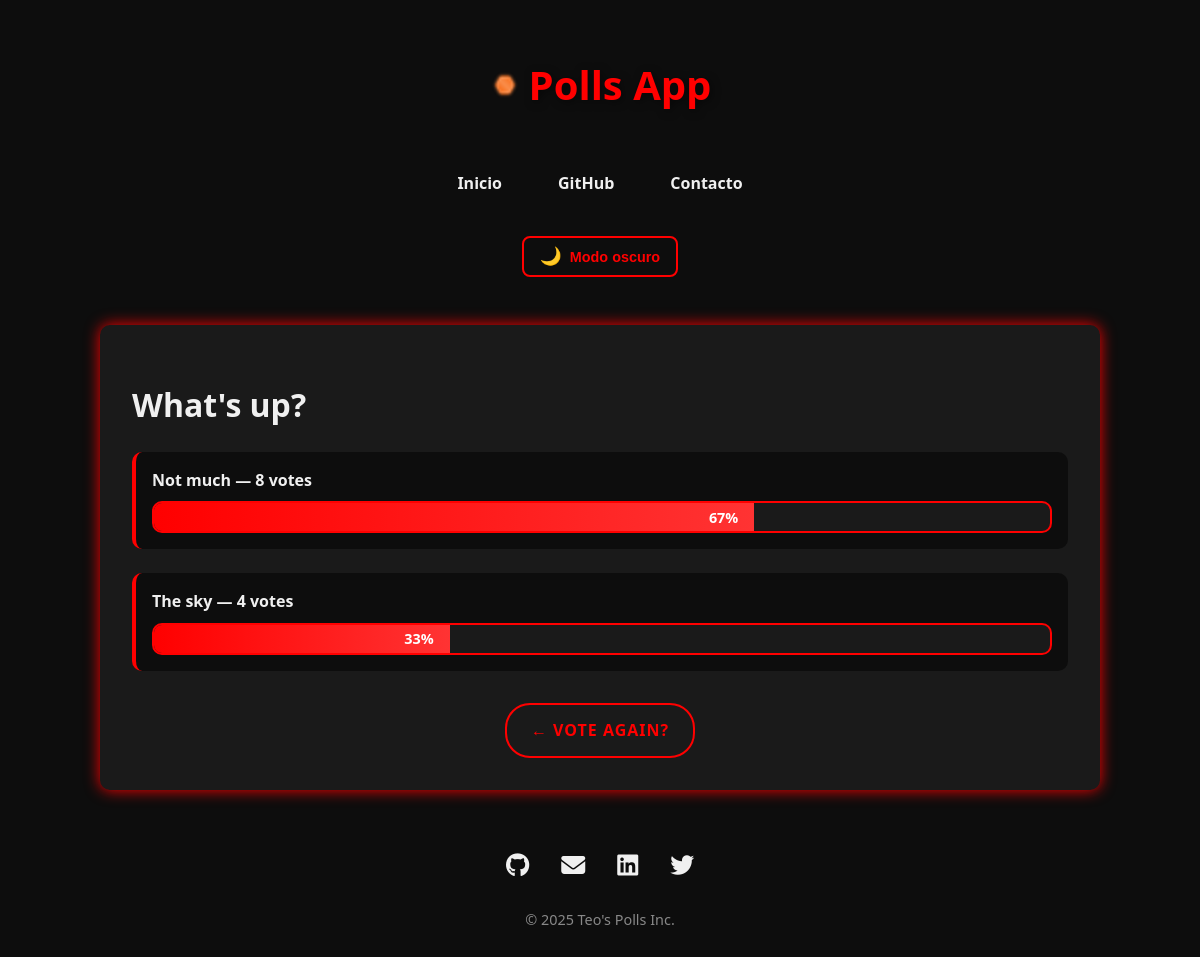
/polls/1/results/, run on an earlier commit of the app's database.
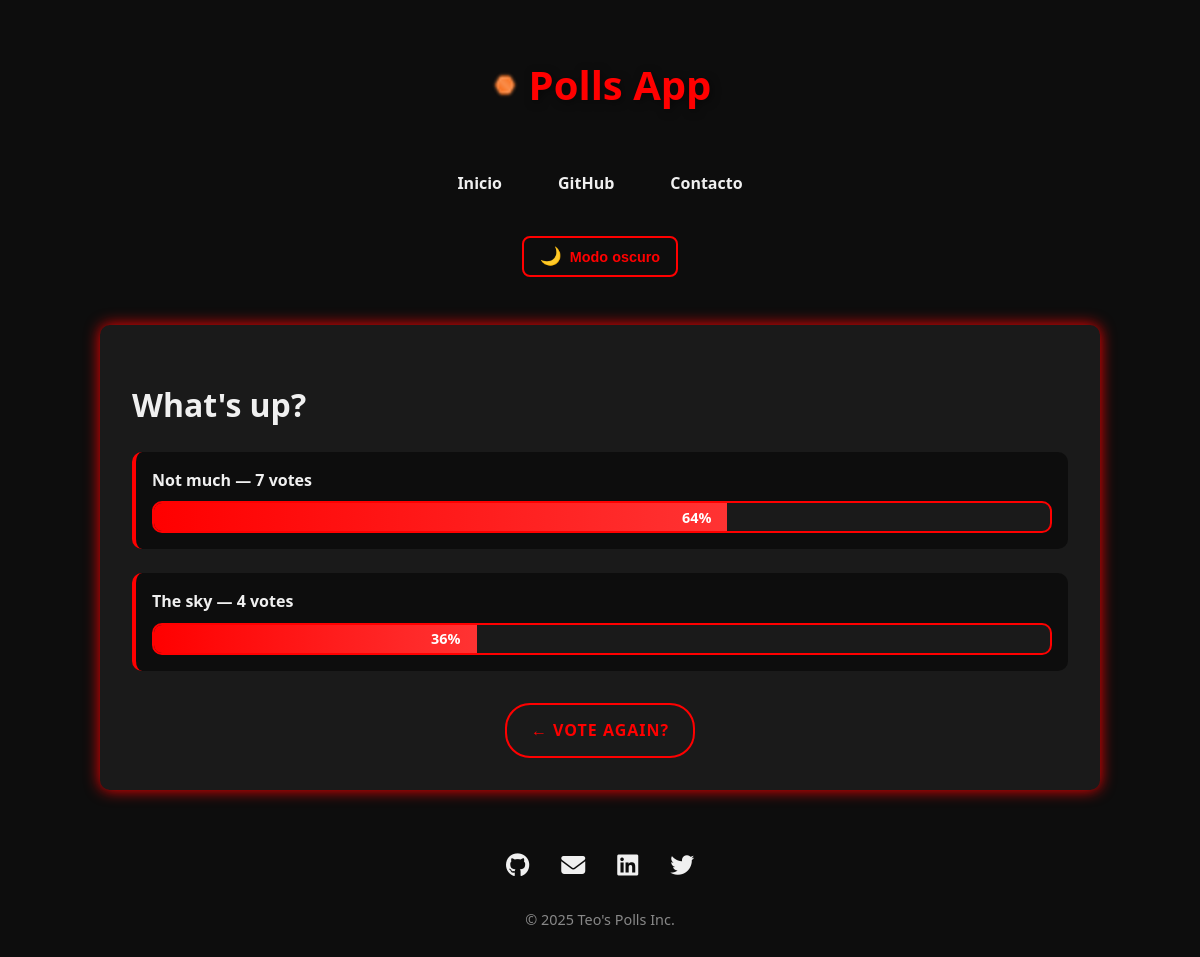
And on a later commit of the database.
### polls/models.py (models this page shows, shortened)
class Question(models.Model):
    question_text = models.CharField(
        max_length=200,
        validators=[MinLengthValidator(10, "Question must be at least 10 characters long.")],
        help_text="Enter a clear, concise question (10-200 characters)"
    )
    pub_date = models.DateTimeField(
        "date published",
        help_text="When this question should be published"
    )
    _total_votes_cache = None
    class Meta:
        ordering = ['-pub_date']
        verbose_name = "Poll Question"
        verbose_name_plural = "Poll Questions"
    @property
    def total_votes(self):
        if hasattr(self, '_total_votes_cache') and self._total_votes_cache is not None:
            return self._total_votes_cache or 0
        return sum(choice.votes for choice in self.choices.all())

class Choice(models.Model):
    question = models.ForeignKey(
        Question,
        on_delete=models.CASCADE,
        related_name='choices'
    )
    choice_text = models.CharField(
        max_length=200,
        validators=[MinLengthValidator(2, "Choice must be at least 2 characters long.")],
        help_text="Enter a clear choice option (2-200 characters)"
    )
    votes = models.IntegerField(
        default=0,
        help_text="Number of votes this choice has received"
    )
    class Meta:
        ordering = ['-votes', 'choice_text']
        verbose_name = "Choice Option"
        verbose_name_plural = "Choice Options"
        unique_together = ['question', 'choice_text']

### polls/views.py (the view)
# urls.py: path("<int:pk>/results/", views.ResultsView.as_view(), name="results"),
class ResultsView(generic.DetailView):
    model = Question
    template_name = "polls/results.html"

### polls/templates/polls/results.html (shortened to what this page needs)
{% extends "base.html" %}
{% block content %}
<h1>{{ question.question_text }}</h1>
{% if question.choices.all %}
    <ul class="results-list">
        {% for choice in question.choices.all %}
            {% with total_votes=question.total_votes %}
                <li>
                    <div class="choice-text">
                        {{ choice.choice_text }} — {{ choice.votes }} vote{{ choice.votes|pluralize }}
                    </div>
                    <div class="progress-bar">
                        {% if total_votes > 0 %}
                            {% widthratio choice.votes total_votes 100 as percentage %}
                            <div class="progress-fill" style="width: {{ percentage }}%">
                                {{ percentage }}%
                            </div>
                        {% else %}
                            <div class="progress-fill" style="width: 0%">
                                0%
                            </div>
                        {% endif %}
                    </div>
                </li>
            {% endwith %}
        {% endfor %}
    </ul>
{% else %}
    <p>No choices available for this question.</p>
{% endif %}
<div class="vote-again">
    <a href="{% url 'polls:detail' question.id %}">← Vote again?</a>
</div>
{% endblock %}

### polls/templates/base.html (shortened to what this page needs)
{% load static %}
<!DOCTYPE html>
<html lang="en">
<head>
    <link rel="stylesheet" href="{% static 'polls/style.css' %}">
    <link rel="stylesheet" href="https://cdnjs.cloudflare.com/ajax/libs/font-awesome/6.4.0/css/all.min.css">
</head>
<body>
    <header>
        <div class="header-container">
            <h1>
                <a href="{% url 'polls:index' %}">
                    <img src="{% static 'polls/images/favicon-16x16.png' %}" alt="Logo" class="logo">
                    <span class="site-title">Polls App</span>
                </a>
            </h1>
            <nav class="navbar">
                <a href="{% url 'polls:index' %}">Inicio</a>
                <a href="https://github.com/teoqueteo" target="_blank">GitHub</a>
                <a href="mailto:teoqueteo@gmail.com">Contacto</a>
            </nav>
            <div class="theme-toggle">
                <button id="toggle-theme" aria-label="Toggle theme">
                    <span class="theme-icon">🌙</span>
                    <span class="theme-text">Modo oscuro</span>
                </button>
            </div>
        </div>
    </header>
    <main>
        {% block content %}{% endblock %}
    </main>
    <footer>
        <div class="social-links">
            <a href="https://github.com/teoqueteo" target="_blank" aria-label="GitHub"><i class="fab fa-github"></i></a>
            <a href="mailto:teoqueteo@gmail.com" aria-label="Email"><i class="fas fa-envelope"></i></a>
            <a href="https://linkedin.com/in/teo-szychowski" target="_blank" aria-label="LinkedIn"><i class="fab fa-linkedin"></i></a>
            <a href="https://twitter.com/teoqueteo" target="_blank" aria-label="Twitter"><i class="fab fa-twitter"></i></a>
        </div>
        <p>&copy; 2025 Teo's Polls Inc.</p>
    </footer>
</body>
</html>

### polls/static/polls/style.css (style rules this page uses)
:root { --bg-color: #0d0d0d; --main-color: red; --text-color: #f0f0f0; --accent-color: #1a1a1a; --highlight-color: #ff3333; }
* { box-sizing: border-box; }
body { font-family: 'Segoe UI', Tahoma, Geneva, Verdana, sans-serif; background-color: var(--bg-color); color: var(--text-color); line-height: 1.6; margin: 0; padding: 1rem; transition: background-color 0.5s, color 0.5s; opacity: 0; animation: fadeIn 0.6s ease-in-out forwards; min-height: 100vh; display: flex; flex-direction: column; }
main { background-color: var(--accent-color); padding: 2rem; border-radius: 10px; max-width: 1000px; margin: 0 auto; box-shadow: 0 0 15px var(--main-color); animation: slideIn 0.6s ease-in-out; flex: 1; width: 100%; }
.header-container { max-width: 1000px; margin: 0 auto; display: flex; flex-direction: column; align-items: center; gap: 1rem; padding: 1rem 0; }
header { text-align: center; margin-bottom: 2rem; }
header h1 a { text-decoration: none; color: var(--main-color); font-size: clamp(1.5rem, 4vw, 2.5rem); text-shadow: 2px 2px 8px rgba(0, 0, 0, 0.5); transition: color 0.3s ease; display: flex; align-items: center; gap: 0.5rem; justify-content: center; flex-wrap: wrap; }
.logo { height: clamp(24px, 5vw, 32px); transition: transform 0.3s ease; }
.site-title { white-space: nowrap; }
.navbar { display: flex; justify-content: center; gap: 1.5rem; flex-wrap: wrap; margin: 0.5rem 0; }
.navbar a { color: var(--text-color); text-decoration: none; font-weight: bold; transition: color 0.3s, transform 0.3s; padding: 0.5rem 1rem; border-radius: 5px; white-space: nowrap; }
.theme-toggle { margin-top: 0.5rem; }
#toggle-theme { background: none; border: 2px solid var(--main-color); color: var(--main-color); padding: 0.5rem 1rem; font-weight: bold; border-radius: 8px; cursor: pointer; transition: all 0.3s ease; font-size: 0.9rem; display: flex; align-items: center; gap: 0.5rem; min-width: fit-content; }
.theme-icon { font-size: 1.1rem; }
.theme-text { font-size: 0.9rem; }
footer { text-align: center; margin-top: 2rem; color: #888; font-size: 0.9rem; padding: 1rem 0; }
.social-links { display: flex; justify-content: center; gap: 1rem; margin-bottom: 1rem; flex-wrap: wrap; }
.social-links a { color: var(--text-color); font-size: 1.5rem; transition: color 0.3s, transform 0.3s; padding: 0.5rem; border-radius: 50%; }
.results-list { list-style: none; padding: 0; margin: 0; }
.results-list li { margin-bottom: 1.5rem; background-color: var(--bg-color); padding: 1rem; border-radius: 10px; border-left: 4px solid var(--main-color); }
.choice-text { font-weight: bold; margin-bottom: 0.5rem; color: var(--text-color); word-wrap: break-word; }
.progress-bar { background-color: var(--accent-color); border-radius: 10px; overflow: hidden; height: 2rem; position: relative; border: 2px solid var(--main-color); }
.progress-fill { height: 100%; background: linear-gradient(90deg, var(--main-color), var(--highlight-color)); display: flex; align-items: center; justify-content: flex-end; padding-right: 1rem; color: white; font-weight: bold; font-size: 0.9rem; transition: width 0.8s ease; min-width: fit-content; }
.vote-again { text-align: center; margin-top: 2rem; }
.vote-again a { display: inline-block; color: var(--main-color); font-weight: bold; text-decoration: none; padding: 0.8rem 1.5rem; border: 2px solid var(--main-color); border-radius: 25px; transition: all 0.3s ease; text-transform: uppercase; letter-spacing: 1px; }

What changed in the data, as far as the page shows it:
changed Choice "Not much": votes "8" → "7"; {{ percentage }} 67 → 64 (drawn); percentage "67" → "64"
computed for Choice "The sky": {{ percentage }} 33 → 36 (drawn); percentage "33" → "36"
